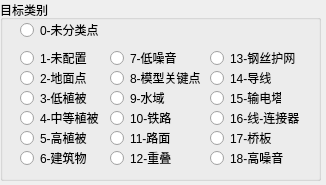
<?xml version="1.0" encoding="UTF-8"?>
<ui version="4.0">
 <class>pointcloudtargetclassselection</class>
 <widget class="QWidget" name="pointcloudtargetclassselection">
  <property name="geometry">
   <rect>
    <x>0</x>
    <y>0</y>
    <width>326</width>
    <height>185</height>
   </rect>
  </property>
  <property name="windowTitle">
   <string>Form</string>
  </property>
  <widget class="QGroupBox" name="groupBox_2">
   <property name="geometry">
    <rect>
     <x>0</x>
     <y>0</y>
     <width>321</width>
     <height>181</height>
    </rect>
   </property>
   <property name="sizePolicy">
    <sizepolicy hsizetype="Preferred" vsizetype="Preferred">
     <horstretch>0</horstretch>
     <verstretch>0</verstretch>
    </sizepolicy>
   </property>
   <property name="maximumSize">
    <size>
     <width>350</width>
     <height>16777215</height>
    </size>
   </property>
   <property name="title">
    <string>目标类别</string>
   </property>
   <widget class="QRadioButton" name="radioButton_0">
    <property name="geometry">
     <rect>
      <x>20</x>
      <y>20</y>
      <width>91</width>
      <height>20</height>
     </rect>
    </property>
    <property name="sizePolicy">
     <sizepolicy hsizetype="Preferred" vsizetype="Preferred">
      <horstretch>0</horstretch>
      <verstretch>0</verstretch>
     </sizepolicy>
    </property>
    <property name="text">
     <string>0-未分类点</string>
    </property>
   </widget>
   <widget class="QRadioButton" name="radioButton_2">
    <property name="geometry">
     <rect>
      <x>20</x>
      <y>70</y>
      <width>71</width>
      <height>16</height>
     </rect>
    </property>
    <property name="text">
     <string>2-地面点</string>
    </property>
   </widget>
   <widget class="QRadioButton" name="radioButton_3">
    <property name="geometry">
     <rect>
      <x>20</x>
      <y>90</y>
      <width>71</width>
      <height>16</height>
     </rect>
    </property>
    <property name="text">
     <string>3-低植被</string>
    </property>
   </widget>
   <widget class="QRadioButton" name="radioButton_1">
    <property name="geometry">
     <rect>
      <x>20</x>
      <y>50</y>
      <width>71</width>
      <height>16</height>
     </rect>
    </property>
    <property name="text">
     <string>1-未配置</string>
    </property>
   </widget>
   <widget class="QRadioButton" name="radioButton_4">
    <property name="geometry">
     <rect>
      <x>20</x>
      <y>110</y>
      <width>91</width>
      <height>16</height>
     </rect>
    </property>
    <property name="text">
     <string>4-中等植被</string>
    </property>
   </widget>
   <widget class="QRadioButton" name="radioButton_5">
    <property name="geometry">
     <rect>
      <x>20</x>
      <y>130</y>
      <width>71</width>
      <height>16</height>
     </rect>
    </property>
    <property name="text">
     <string>5-高植被</string>
    </property>
   </widget>
   <widget class="QRadioButton" name="radioButton_6">
    <property name="geometry">
     <rect>
      <x>20</x>
      <y>150</y>
      <width>71</width>
      <height>16</height>
     </rect>
    </property>
    <property name="text">
     <string>6-建筑物</string>
    </property>
   </widget>
   <widget class="QRadioButton" name="radioButton_7">
    <property name="geometry">
     <rect>
      <x>110</x>
      <y>50</y>
      <width>71</width>
      <height>16</height>
     </rect>
    </property>
    <property name="text">
     <string>7-低噪音</string>
    </property>
   </widget>
   <widget class="QRadioButton" name="radioButton_8">
    <property name="geometry">
     <rect>
      <x>110</x>
      <y>70</y>
      <width>101</width>
      <height>16</height>
     </rect>
    </property>
    <property name="text">
     <string>8-模型关键点</string>
    </property>
   </widget>
   <widget class="QRadioButton" name="radioButton_9">
    <property name="geometry">
     <rect>
      <x>110</x>
      <y>90</y>
      <width>101</width>
      <height>16</height>
     </rect>
    </property>
    <property name="text">
     <string>9-水域</string>
    </property>
   </widget>
   <widget class="QRadioButton" name="radioButton_10">
    <property name="geometry">
     <rect>
      <x>110</x>
      <y>110</y>
      <width>101</width>
      <height>16</height>
     </rect>
    </property>
    <property name="text">
     <string>10-铁路</string>
    </property>
   </widget>
   <widget class="QRadioButton" name="radioButton_11">
    <property name="geometry">
     <rect>
      <x>110</x>
      <y>130</y>
      <width>101</width>
      <height>16</height>
     </rect>
    </property>
    <property name="text">
     <string>11-路面</string>
    </property>
   </widget>
   <widget class="QRadioButton" name="radioButton_18">
    <property name="geometry">
     <rect>
      <x>210</x>
      <y>150</y>
      <width>101</width>
      <height>16</height>
     </rect>
    </property>
    <property name="text">
     <string>18-高噪音</string>
    </property>
   </widget>
   <widget class="QRadioButton" name="radioButton_17">
    <property name="geometry">
     <rect>
      <x>210</x>
      <y>130</y>
      <width>71</width>
      <height>16</height>
     </rect>
    </property>
    <property name="text">
     <string>17-桥板</string>
    </property>
   </widget>
   <widget class="QRadioButton" name="radioButton_12">
    <property name="geometry">
     <rect>
      <x>110</x>
      <y>150</y>
      <width>71</width>
      <height>16</height>
     </rect>
    </property>
    <property name="text">
     <string>12-重叠</string>
    </property>
   </widget>
   <widget class="QRadioButton" name="radioButton_15">
    <property name="geometry">
     <rect>
      <x>210</x>
      <y>90</y>
      <width>71</width>
      <height>16</height>
     </rect>
    </property>
    <property name="text">
     <string>15-输电塔</string>
    </property>
   </widget>
   <widget class="QRadioButton" name="radioButton_13">
    <property name="geometry">
     <rect>
      <x>210</x>
      <y>50</y>
      <width>91</width>
      <height>16</height>
     </rect>
    </property>
    <property name="text">
     <string>13-钢丝护网</string>
    </property>
   </widget>
   <widget class="QRadioButton" name="radioButton_16">
    <property name="geometry">
     <rect>
      <x>210</x>
      <y>110</y>
      <width>101</width>
      <height>16</height>
     </rect>
    </property>
    <property name="text">
     <string>16-线-连接器</string>
    </property>
   </widget>
   <widget class="QRadioButton" name="radioButton_14">
    <property name="geometry">
     <rect>
      <x>210</x>
      <y>70</y>
      <width>71</width>
      <height>16</height>
     </rect>
    </property>
    <property name="text">
     <string>14-导线</string>
    </property>
   </widget>
  </widget>
 </widget>
 <resources/>
 <connections/>
</ui>
